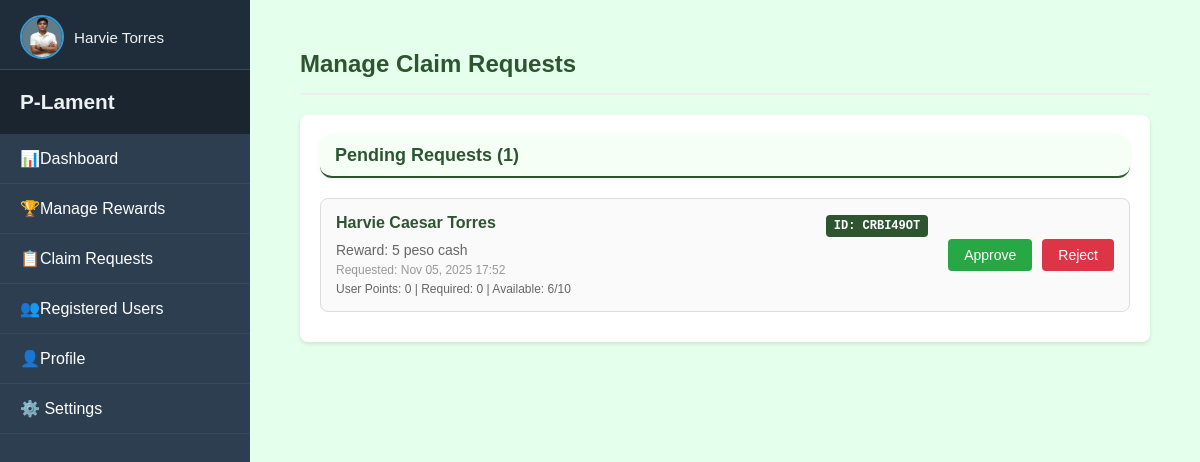
/claim-requests/ (signed in), run on the app's committed database.
### accounts/models.py (models this page shows, shortened)
class Profile(models.Model):
    user = models.OneToOneField(User, on_delete=models.CASCADE)
    profile_pic = models.ImageField(upload_to='profile_pics', null=True, blank=True)
    address = models.CharField(max_length=255, blank=True, null=True)
    phone_number = models.CharField(max_length=20, blank=True, null=True)
    birth_date = models.DateField(blank=True, null=True)
    points = models.IntegerField(default=0)
    bottles_recycled = models.IntegerField(default=0)
    rewards_claimed = models.IntegerField(default=0)
    signup_source = models.CharField(max_length=20, default='web')
    last_active = models.DateTimeField(null=True, blank=True)

class ClaimRequest(models.Model):
    STATUS_CHOICES = [
        ('pending', 'Pending'),
        ('approved', 'Approved'),
        ('rejected', 'Rejected'),
    ]
    user = models.ForeignKey(User, on_delete=models.CASCADE, related_name='claim_requests')
    reward = models.ForeignKey(Reward, on_delete=models.CASCADE, related_name='claim_requests')
    status = models.CharField(max_length=10, choices=STATUS_CHOICES, default='pending')
    requested_at = models.DateTimeField(auto_now_add=True)
    processed_at = models.DateTimeField(null=True, blank=True)
    processed_by = models.ForeignKey(User, on_delete=models.SET_NULL, null=True, blank=True, related_name='processed_claims')
    reason = models.TextField(blank=True, null=True, help_text="Reason for rejection (optional)")
    unique_id = models.CharField(max_length=10, unique=True, blank=True)
    claim_by_date = models.DateField(null=True, blank=True, help_text="Date by which the reward must be claimed")
    class Meta:
        ordering = ['-requested_at']
    def can_approve(self):
        return (self.status == 'pending' and
                self.user.profile.points >= self.reward.cost and
                self.reward.remaining_quantity() > 0)

class Reward(models.Model):
    name = models.CharField(max_length=255)
    image = models.ImageField(upload_to='reward_images/', null=True, blank=True)
    available = models.BooleanField(default=True)
    cost = models.IntegerField(default=0)
    total_quantity = models.IntegerField(default=0)
    claimed_count = models.IntegerField(default=0)
    def remaining_quantity(self):
        return max(self.total_quantity - self.claimed_count, 0)

### accounts/views.py (the view)
# urls.py: path('claim-requests/', views.claim_requests_view, name='claim_requests'),
@login_required
def claim_requests_view(request):
    pending_requests = ClaimRequest.objects.filter(status='pending').order_by('-requested_at')
    processed_requests = ClaimRequest.objects.filter(status__in=['approved', 'rejected']).order_by('-processed_at')[:20]  # Last 20 processed
    context = {
        'pending_requests': pending_requests,
        'processed_requests': processed_requests,
    }
    return render(request, 'accounts/claim_requests.html', context)

### accounts/templates/accounts/claim_requests.html (shortened to what this page needs)
{% extends "accounts/base.html" %}
{% load static %}
{% block extra_css %}
<link rel="stylesheet" href="{% static 'css/dashboard.css' %}">
{% endblock %}
{% block content %}
<div class="claim-requests-container">
    <h2 class="section-title">Manage Claim Requests</h2>
    <div class="requests-section">
        <div class="section-header">
            <h3 class="section-subtitle">Pending Requests ({{ pending_requests.count }})</h3>
        </div>
        {% if pending_requests %}
            {% for request in pending_requests %}
                <div class="claim-item">
                    <div class="claim-info">
                        <div class="claim-header">
                            <div class="claim-user">{{ request.user.get_full_name|default:request.user.username }}</div>
                            <div class="claim-unique-id">ID: {{ request.unique_id }}</div>
                        </div>
                        <div class="claim-reward">Reward: {{ request.reward.name }}</div>
                        <div class="claim-date">Requested: {{ request.requested_at|date:"M d, Y H:i" }}</div>
                        <div class="points-info">
                            User Points: {{ request.user.profile.points }} | Required: {{ request.reward.cost }} |
                            Available: {{ request.reward.remaining_quantity }}/{{ request.reward.total_quantity }}
                        </div>
                    </div>
                    <div class="claim-actions">
                        <button type="button" class="approve-btn"
                                onclick="openApproveModal('{{ request.id }}', '{{ request.unique_id }}', '{{ request.user.get_full_name|default:request.user.username|escapejs }}', '{{ request.reward.name|escapejs }}')"
                                {% if not request.can_approve %}disabled{% endif %}>
                            Approve
                        </button>
                        <button type="button" class="reject-btn" onclick="openRejectModal('{{ request.id }}')">
                            Reject
                        </button>
                    </div>
                </div>
            {% endfor %}
        {% else %}
            <div class="no-requests">No pending requests at the moment.</div>
        {% endif %}
    </div>
</div>
{% endblock %}

### accounts/templates/accounts/base.html (shortened to what this page needs)
{% load static %}
<!DOCTYPE html>
<html lang="en">
<head>
    <link rel="stylesheet" href="{% static 'css/base.css' %}">
    {% block extra_css %}{% endblock %}
</head>
<body class="{% if request.path == '/accounts/login/' or request.path == '/' %}login-body{% else %}base-body{% endif %}">
    {% if request.path != '/accounts/login/' and request.path != '/' %}
    <div class="sidebar">
        <div class="sidebar-user">
            {% if user.profile.profile_pic and user.profile.profile_pic.url %}
                <img src="{{ user.profile.profile_pic.url }}"
                     alt="User Profile"
                     class="sidebar-user-pic"
                     onerror="this.style.display='none'; this.nextElementSibling.style.display='flex';">
            {% else %}
                <div class="sidebar-avatar-placeholder">
                    {{ user.first_name|first }}{{ user.last_name|first }}
                </div>
            {% endif %}
            <span class="sidebar-user-name">{{ user.get_full_name|default:user.username }}</span>
        </div>
        <div class="sidebar-header">
            <h2>P-Lament</h2>
        </div>
        <ul class="sidebar-menu">
            <li><a href="{% url 'dashboard' %}"><span class="icon">📊</span> Dashboard</a></li>
            <li><a href="{% url 'rewards' %}"><span class="icon">🏆</span> Manage Rewards</a></li>
            <li><a href="{% url 'claim_requests' %}"><span class="icon">📋</span> Claim Requests</a></li>
            <li><a href="{% url 'users' %}"><span class="icon">👥</span> Registered Users</a></li>
            <li><a href="{% url 'profile' %}"><span class="icon">👤</span> Profile</a></li>
            <li class="settings-container">
                <span class="icon">⚙️</span> Settings
            </li>
        </ul>
    </div>
    {% endif %}
    <div class="{% if request.path != '/accounts/login/' and request.path != '/' %}content-wrapper{% else %}container{% endif %}">
        {% block content %}{% endblock %}
    </div>
</body>
</html>

### accounts/static/css/base.css (style rules this page uses)
body { margin: 0; padding: 0; font-family: Arial, sans-serif; min-height: 100vh; }
.base-body { background-color: #E4FFEC; display: flex; }
.sidebar { width: 250px; background-color: #2c3e50; color: white; height: 100vh; position: fixed; left: 0; top: 0; overflow-y: auto; }
.sidebar-header { padding: 20px; background-color: #1a252f; }
.sidebar-header h2 { margin: 0; color: #ecf0f1; font-size: 1.3rem; }
.sidebar-menu { list-style: none; padding: 0; margin: 0; }
.sidebar-menu li { padding: 15px 20px; border-bottom: 1px solid #34495e; transition: all 0.3s; position: relative; }
.sidebar-menu a { color: white; text-decoration: none; display: flex; align-items: center; }
.sidebar-user { display: flex; align-items: center; padding: 15px 20px 10px; border-bottom: 1px solid #34495e; background-color: #1f2d3a; }
.sidebar-user-pic { width: 40px; height: 40px; border-radius: 50%; object-fit: cover; margin-right: 10px; border: 2px solid #3498db; }
.sidebar-user-name { color: #ecf0f1; font-weight: 500; font-size: 0.95rem; white-space: nowrap; overflow: hidden; text-overflow: ellipsis; }
.content-wrapper { flex: 1; margin-left: 250px; padding: 30px; box-sizing: border-box; width: 100%; }

### accounts/static/css/dashboard.css (style rules this page uses)
.section-title { margin-top: 0; color: #2c3e50; border-bottom: 2px solid #eee; padding-bottom: 15px; font-size: 1.2rem; }
.requests-section { margin-bottom: 40px; background: white; border-radius: 8px; padding: 20px; box-shadow: 0 2px 4px rgba(0,0,0,0.1); grid-column: 1 / -1; }
.section-header { display: flex; justify-content: space-between; align-items: center; flex-wrap: wrap; margin-bottom: 1rem; background: #f6fff6; border-radius: 12px; padding: 10px 15px; box-shadow: 0 1px 5px rgba(0, 0, 0, 0.05); }
.section-subtitle { color: #2c5530; font-size: 18px; font-weight: bold; margin: 0; }
.claim-item { background: #ffffff; border: 1px solid #e7f5e9; border-radius: 10px; margin-bottom: 10px; padding: 15px; display: flex; justify-content: space-between; align-items: center; transition: transform 0.2s ease, box-shadow 0.2s ease; }
.claim-info { flex: 1; margin-right: 20px; }
.claim-user { font-weight: bold; color: #2c5530; margin-bottom: 5px; }
.claim-reward { font-size: 14px; color: #666; margin-bottom: 5px; }
.claim-date { font-size: 12px; color: #999; }
.claim-actions { display: flex; align-items: center; gap: 8px; }
.points-info { font-size: 12px; color: #666; margin-top: 5px; }

### accounts/templates/accounts/claim_requests.html (style rules this page uses)
.claim-requests-container { padding: 20px; max-width: 1200px; margin: 0 auto; }
.section-title { color: #2c5530; margin-bottom: 20px; font-size: 24px; font-weight: bold; }
.requests-section { margin-bottom: 40px; background: white; border-radius: 8px; padding: 20px; box-shadow: 0 2px 4px rgba(0,0,0,0.1); }
.section-header { display: flex; justify-content: space-between; align-items: center; margin-bottom: 20px; padding-bottom: 10px; border-bottom: 2px solid #2c5530; }
.section-subtitle { color: #2c5530; font-size: 18px; font-weight: bold; margin: 0; }
.claim-item { display: flex; align-items: center; padding: 15px; margin-bottom: 10px; border: 1px solid #ddd; border-radius: 8px; background: #fafafa; }
.claim-info { flex: 1; margin-right: 20px; }
.claim-header { display: flex; justify-content: space-between; align-items: center; margin-bottom: 5px; }
.claim-unique-id { background-color: #2c5530; color: white; padding: 4px 8px; border-radius: 4px; font-size: 12px; font-weight: bold; font-family: monospace; }
.claim-user { font-weight: bold; color: #2c5530; margin-bottom: 5px; }
.claim-reward { font-size: 14px; color: #666; margin-bottom: 5px; }
.claim-date { font-size: 12px; color: #999; }
.claim-actions { display: flex; gap: 10px; }
.approve-btn { background-color: #28a745; color: white; border: none; padding: 8px 16px; border-radius: 4px; cursor: pointer; font-size: 14px; }
.reject-btn { background-color: #dc3545; color: white; border: none; padding: 8px 16px; border-radius: 4px; cursor: pointer; font-size: 14px; }
.points-info { font-size: 12px; color: #666; margin-top: 5px; }

### data on the page
ClaimRequest: user.get_full_name "Harvie Caesar Torres", unique_id "CRBI49OT", reward.name "5 peso cash", requested_at "Nov 05, 2025 17:52", user.profile.points "0", reward.cost "0", reward.remaining_quantity "6", reward.total_quantity "10"

### other printed values
{{ user.get_full_name|default:user.username }} "Harvie Torres"
{{ pending_requests.count }} "1"
